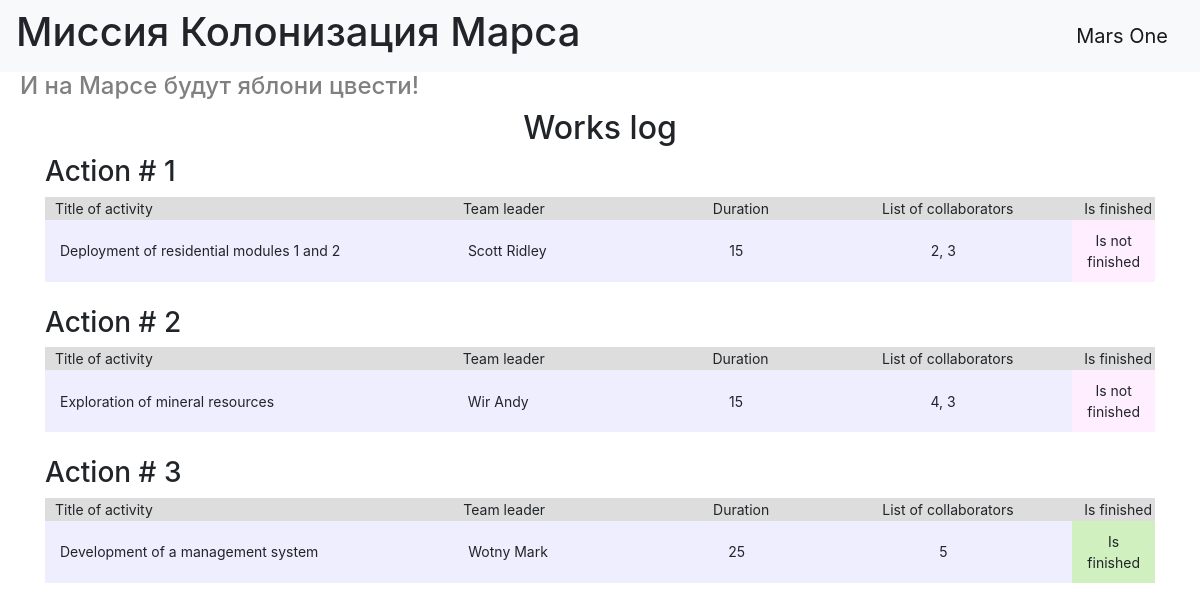
The page / on the database its author committed.
### data/jobs.py (models this page shows)
class Jobs(SqlAlchemyBase):
    __tablename__ = 'jobs'
    id = sqlalchemy.Column(sqlalchemy.Integer,
                           primary_key=True, autoincrement=True)
    team_leader = sqlalchemy.Column(sqlalchemy.Integer, sqlalchemy.ForeignKey("users.id"), nullable=True)
    job = sqlalchemy.Column(sqlalchemy.String, nullable=True)
    work_size = sqlalchemy.Column(sqlalchemy.Integer, nullable=True)
    collaborators = sqlalchemy.Column(sqlalchemy.String, nullable=True)
    start_date = sqlalchemy.Column(sqlalchemy.DateTime, nullable=True, default=datetime.datetime.now)
    end_date = sqlalchemy.Column(sqlalchemy.DateTime, nullable=True, default=datetime.datetime.now)
    is_finished = sqlalchemy.Column(sqlalchemy.Boolean, nullable=True, default=False)
    user = orm.relationship('User')

### data/users.py (models this page shows, shortened)
class User(SqlAlchemyBase):
    __tablename__ = 'users'
    id = sqlalchemy.Column(sqlalchemy.Integer,
                           primary_key=True, autoincrement=True)
    surname = sqlalchemy.Column(sqlalchemy.String, nullable=True)
    name = sqlalchemy.Column(sqlalchemy.String, nullable=True)
    age = sqlalchemy.Column(sqlalchemy.Integer, nullable=True)
    position = sqlalchemy.Column(sqlalchemy.String, nullable=True)
    speciality = sqlalchemy.Column(sqlalchemy.String, nullable=True)
    address = sqlalchemy.Column(sqlalchemy.String, nullable=True)
    email = sqlalchemy.Column(sqlalchemy.String,
                              index=True, unique=True, nullable=True)
    hashed_password = sqlalchemy.Column(sqlalchemy.String, nullable=True)
    modified_date = sqlalchemy.Column(sqlalchemy.DateTime,
                                      default=datetime.datetime.now)
    jobs = orm.relationship("Jobs", back_populates='user')

### main.py (the view)
@app.route("/")
def index():
    jobs = db_sess.query(Jobs).all()
    return render_template("works_log.html", works=jobs)

### templates/works_log.html (shortened to what this page needs)
{% extends "base.html" %}
{% block content %}
<h2 style="text-align: center">Works log</h2>
<div style="align-content: space-around; justify-content: center; display: flex; flex-direction: column;">
    {% for work in works %}
    <div>
    <h3 style="text-align: left">Action # {{work.id}}</h3>
    <table>
        <colgroup>
            <col style="width: 40%;">
            <col style="width: 20%;">
            <col style="width: 15%">
            <col style="width: 25%">
            <col style="width: 15%">
        </colgroup>
    <tr>
        <th style="text-align: left; ">Title of activity</th>
        <th style="text-align: left">Team leader</th>
        <th>Duration</th>
        <th>List of collaborators</th>
        <th>Is finished</th>
    </tr>
    <tr>
        <td style="text-align: left">{{ work.job }}</td>
        <td style="text-align: left">{{ work.user.surname }} {{ work.user.name }}</td>
        <td>{{ work.work_size }}</td>
        <td>{{ work.collaborators }}</td>
        {% if not work.is_finished %}
            <td style="background-color: #ffeeff;">Is not finished</td>
        {% else %}
            <td style="background-color: #d0f0c0;">Is finished</td>
        {% endif %}
    </tr>
    </table>
    </div>
    <br>
    {% endfor %}
</div>
{% endblock %}

### templates/base.html (shortened to what this page needs)
<!DOCTYPE html>
<html lang="en">
<head>
    <link rel="stylesheet"
          href="https://stackpath.bootstrapcdn.com/bootstrap/4.4.1/css/bootstrap.min.css"
>
    <link rel="stylesheet" href="/static/css/style.css">
</head>
<body>
<header>
    <nav class="navbar navbar-light bg-light">
        <h1>Миссия Колонизация Марса</h1>
        <a class="navbar-brand">Mars One</a>
    </nav>
    <h4>И на Марсе будут яблони цвести!</h4>
</header>
<main role="main" class="container">
    {% block content %}{% endblock %}
</main>
</body>
</html>

### static/css/style.css (style rules this page uses)
h4 { color: gray; padding-left: 20px; }

### templates/works_log.html (style rules this page uses)
th { background-color: #dddddd; padding-left: 10px; height: min-content; }
td { background-color: #eeeeff; padding: 10px 15px; }
table { width: 100%; font-size: 14px; }
th, td { font-weight: normal; text-align: center; }

### rows shown on the page
Jobs: id "1", job "Deployment of residential modules 1 and 2", user.surname "Scott", user.name "Ridley", work_size "15", collaborators "2, 3", is_finished "Is not finished"
Jobs: id "2", job "Exploration of mineral resources", user.surname "Wir", user.name "Andy", work_size "15", collaborators "4, 3", is_finished "Is not finished"
Jobs: id "3", job "Development of a management system", user.surname "Wotny", user.name "Mark", work_size "25", collaborators "5", is_finished "Is finished"
